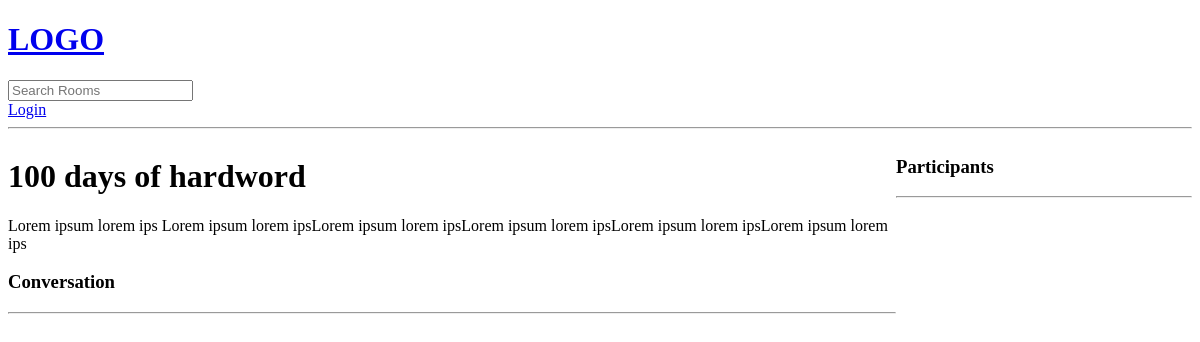
Before: /room/2/ with the older database file.
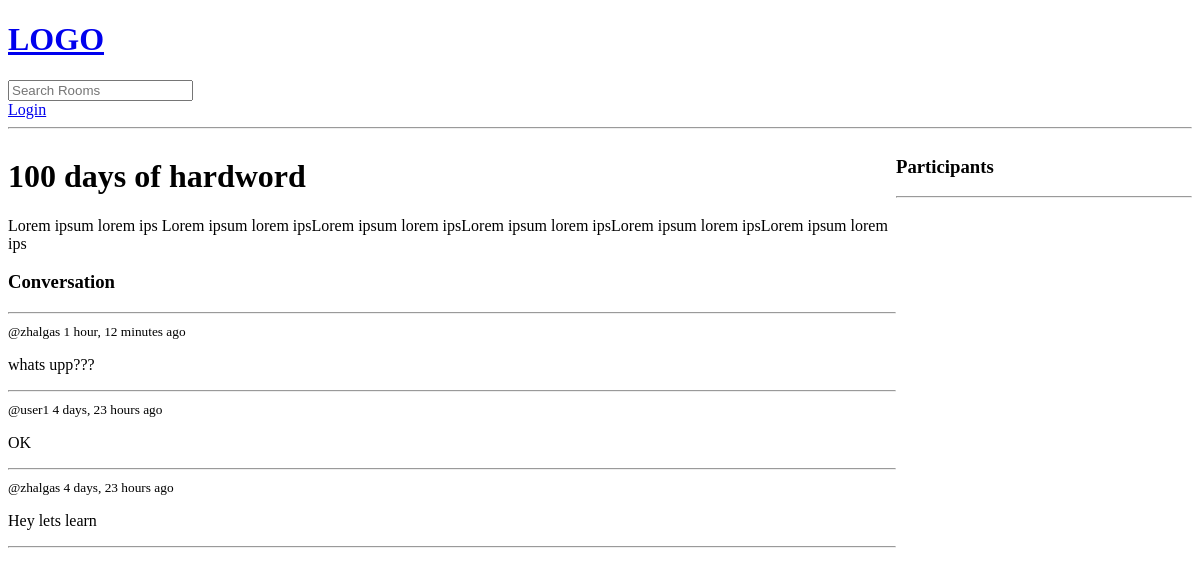
After: the same page with the newer database file.
### baseapp/models.py (models this page shows, shortened)
class Message(models.Model):
    user = models.ForeignKey(User, on_delete = models.CASCADE)
    room = models.ForeignKey(Room, on_delete = models.CASCADE)
    body = models.TextField()
    updated = models.DateTimeField(auto_now=True)
    created = models.DateTimeField(auto_now_add=True)

### baseapp/views.py (the view, shortened to what this page needs)
# urls.py: path('room/<str:pk>/', views.room, name = 'room'),
def room(request, pk):
    room = Room.objects.get(id = pk)
    room_messages = room.message_set.all().order_by('-created')
    participants = room.participants.all()
    context = {'room': room, 'room_messages': room_messages, 'participants': participants}
    return render(request, 'baseapp/room.html', context)

### baseapp/templates/baseapp/room.html (shortened to what this page needs)
{% extends 'main.html' %}
{% block content %}
<div class="room-container">
    <div>
        <h1>{{ room.name }}</h1>
        <p>{{ room.description }}</p>
        <div class="comment-wrapper">
            <h3>Conversation</h3>
            <hr>
            {% for message in room_messages %}
                <div>
                    <small>@{{ message.user }}  {{ message.created|timesince }} ago</small>
                    <p>{{ message.body }}</p>
                    <hr>
                </div>
            {% endfor %}
        </div>
    </div>
    <div>
        <h3>Participants</h3>
        <hr>
    </div>
</div>
{% endblock content %}

Changed rows visible on the page:
added Message: user "zhalgas", created "1 hour, 12 minutes", body "whats upp???"
now on this page (row edited): Message: user "user1", created "4 days, 23 hours", body "OK"
now on this page (row edited): Message: user "zhalgas", created "4 days, 23 hours", body "Hey lets learn"
